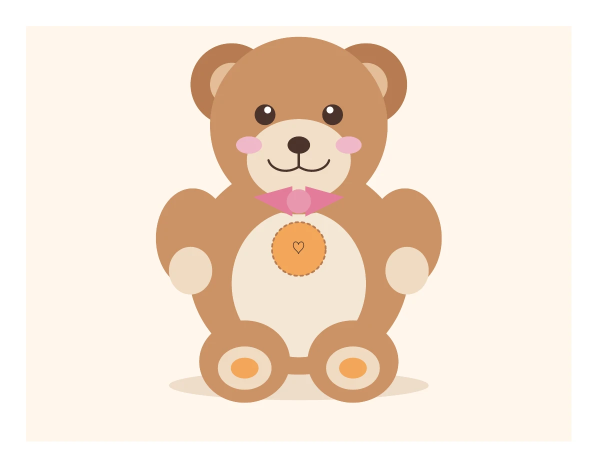
#> input picture images/posts/gemini35flash-vs-gpt54-diagram-benchmark/opus48-bear-plush-tikz.webp, 1196 x 936 px (shown at 1/2 size)
$ python build_ogp_image_3way.py
#> lines starting #> are read from the running program, lines starting #| are printed output that depends on the picture
from __future__ import annotations

from pathlib import Path
from PIL import Image, ImageDraw, ImageFont, ImageOps


ROOT = Path(__file__).resolve().parent
IMAGES = ROOT.parent.parent / "images" / "posts" / "gemini35flash-vs-gpt54-diagram-benchmark"
OUTPUT = IMAGES / "bear-plush-ogp-3way.png"

# leftmost = Opus 4.8 (the newly added column)
CARDS = [
    ("Claude Opus 4.8", IMAGES / "opus48-bear-plush-tikz.webp"),
    ("Gemini 3.5 Flash", IMAGES / "gemini35flash-bear-plush-tikz.webp"),
    ("GPT-5.4", IMAGES / "gpt54-bear-plush-tikz.webp"),
]


def load_font(size: int) -> ImageFont.FreeTypeFont | ImageFont.ImageFont:
    for path in (
        "/System/Library/Fonts/Supplemental/Arial Unicode.ttf",
        "/System/Library/Fonts/Supplemental/Arial.ttf",
        "/System/Library/Fonts/SFNS.ttf",
    ):
        font_path = Path(path)
        if font_path.exists():
            return ImageFont.truetype(str(font_path), size)
    return ImageFont.load_default()


def paste_fit(canvas: Image.Image, image_path: Path, box: tuple[int, int, int, int]) -> None:
    left, top, right, bottom = box
    slot = Image.new("RGB", (right - left, bottom - top), "#ffffff")
    source = Image.open(image_path).convert("RGB")
    fitted = ImageOps.contain(source, slot.size)
    x = (slot.width - fitted.width) // 2
    y = (slot.height - fitted.height) // 2
    slot.paste(fitted, (x, y))
    canvas.paste(slot, (left, top))


def main() -> None:
    OUTPUT.parent.mkdir(parents=True, exist_ok=True)

    canvas = Image.new("RGB", (1200, 630), "#f7f4ed")
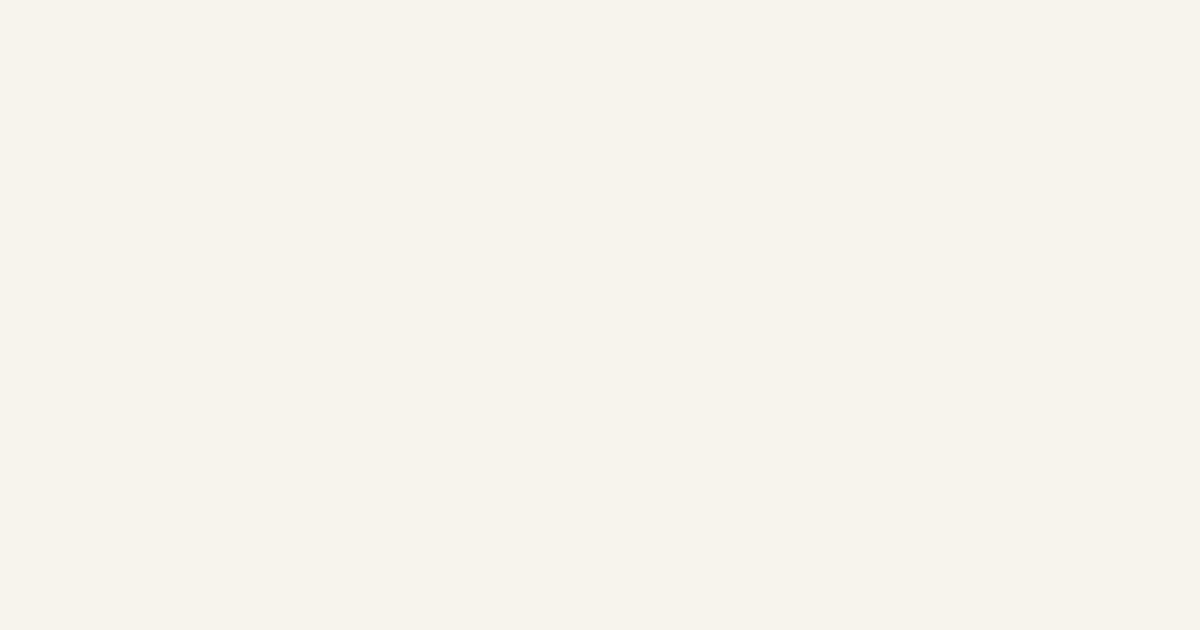
#> canvas: PIL image 1200x630 RGB; mean R, G, B 247, 244, 237
    draw = ImageDraw.Draw(canvas)
    label_font = load_font(26)

    draw.rounded_rectangle((24, 24, 1176, 606), radius=28, fill="#fffdf8", outline="#e2d8c8", width=3)

    left0 = 54
    right0 = 1146
    gap = 18
    card_w = (right0 - left0 - 2 * gap) // 3
    top = 54
    img_bottom = 486

    for i, (text, image_path) in enumerate(CARDS):
        cx_left = left0 + i * (card_w + gap)
        cx_right = cx_left + card_w
        paste_fit(canvas, image_path, (cx_left, top, cx_right, img_bottom))
#> in paste_fit, `slot = Image.new("RGB", (right - left, bottom - top), "#ffffff")`: slot: PIL image 352x432 RGB; every value is 255
#> in paste_fit, source is the input picture: PIL image 1196x936 RGB; mean R, G, B 244.2, 227.3, 212.2
#> in paste_fit, `fitted = ImageOps.contain(source, slot.size)`:
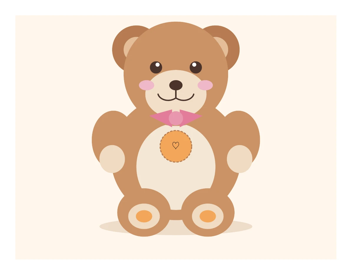
#> fitted: PIL image 352x275 RGB; mean R, G, B 244.2, 227.3, 212.2
#> in paste_fit, `slot.paste(fitted, (x, y))`:
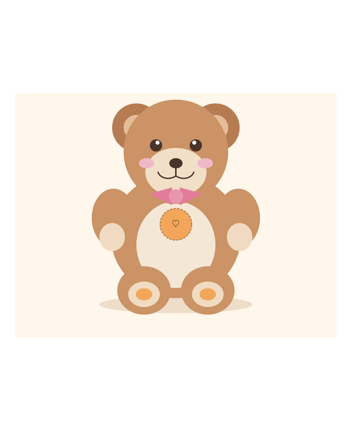
#> slot: PIL image 352x432 RGB; mean R, G, B 248.1, 237.4, 227.8
#> in paste_fit, `canvas.paste(slot, (left, top))`:
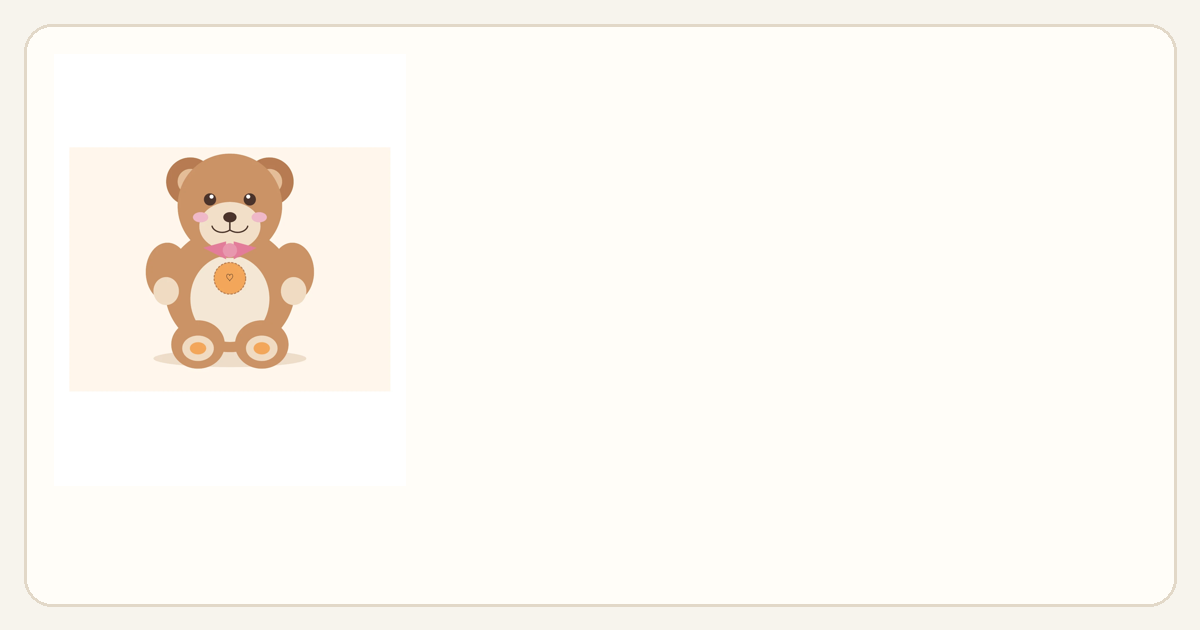
#> canvas: PIL image 1200x630 RGB; mean R, G, B 252.3, 248.4, 242
        center_x = (cx_left + cx_right) // 2
        text_box = (center_x - card_w // 2 + 6, 506, center_x + card_w // 2 - 6, 570)
        draw.rounded_rectangle(text_box, radius=22, fill="#00000099")
        draw.text((center_x, 538), text, fill="#ffffff", font=label_font, anchor="mm")

    canvas.save(OUTPUT)


if __name__ == "__main__":
#> (the run stopped early here; a loop or call above may not have finished)
